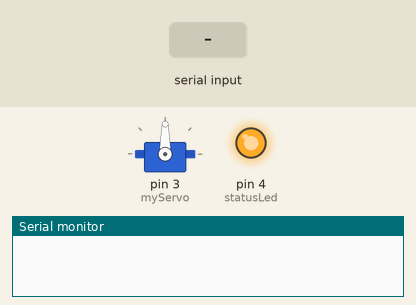
Recording of a sketch running on a simulated Arduino Uno, built with avr-gcc and run on an emulated ATmega328P. Parts: servo, output pins drawn as LEDs (lit = HIGH), the last lines printed to the serial monitor. Inputs (shaded band) come from the test bench.

Above: at 1.2 s.
1.3 s: "1\n" received over Serial
At 1.43 s:
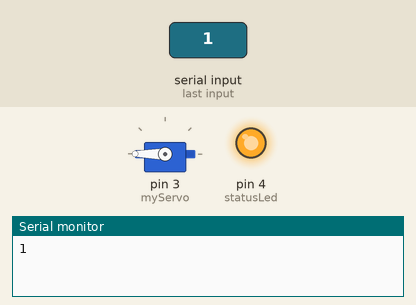
At 2.5 s:
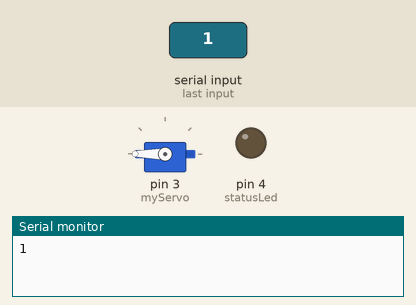
3.0 s: byte 50 ('2') received over Serial
At 3.7 s:
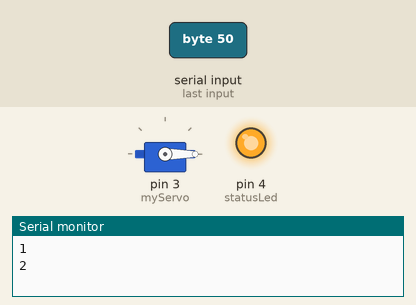
Timing chart, 0 to 6.0 s (numbered marks = the images above; inputs shaded):
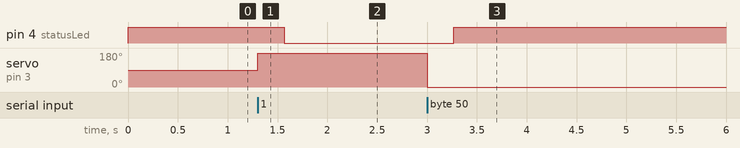

The sketch:

smartLock.ino
```cpp
#include <Servo.h>

Servo myServo;
int statusLed = 4;
char incomingValue = 0;
bool servoMoved = false;

void setup() {
  Serial.begin(9600);
  myServo.attach(3);
  pinMode(statusLed, OUTPUT);
  digitalWrite(statusLed, HIGH);
}

void loop() {
  if (Serial.available() > 0) {
    incomingValue = Serial.read();
    Serial.print(incomingValue);
    Serial.print("\n");

    if (incomingValue == '1' && !servoMoved) {
      myServo.attach(3);
      myServo.write(180);
      delay(265);
      myServo.detach();
      digitalWrite(statusLed, LOW);
      servoMoved = true;
    }

    if (incomingValue == '2' && servoMoved) {
      myServo.attach(3);
      myServo.write(0);
      delay(265);
      myServo.detach();
      digitalWrite(statusLed, HIGH);
      servoMoved = false;
    }
  }
}
```

Measured:
- after the input at 1.3 s, pin 4 (statusLed): HIGH → LOW after 0.27 s; servo on pin 3 (myServo): 90° → 180° at once
- after the input at 3.0 s, pin 4 (statusLed): LOW → HIGH after 0.27 s; servo on pin 3 (myServo): 180° → 0° at once
